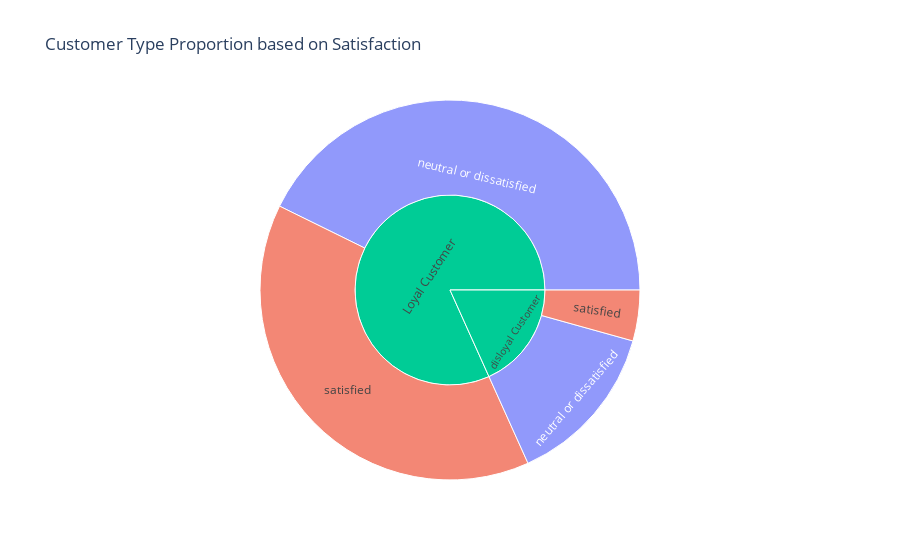

Write notebook code for a chart like this one.
### Code cell
# Visualisasi proporsi berdasarkan tipe customer
fig=px.sunburst(dfnew,path=['Customer_Type','Satisfaction'],color='Satisfaction', title=f'Customer Type Proportion based on Satisfaction')
fig.show()

### Figure 1 — Plotly figure (JSON) as saved in the notebook; plotly's stock layout.template omitted (floating-point values rounded to 4 significant figures)
{"data": [{"branchvalues": "total", "customdata": [["neutral or dissatisfied"], ["neutral or dissatisfied"], ["satisfied"], ["(?)"], ["satisfied"], ["(?)"]], "domain": {"x": [0, 1], "y": [0, 1]}, "hovertemplate": "labels=%{label}<br>count=%{value}<br>parent=%{parent}<br>id=%{id}<br>Satisfaction=%{customdata[0]}<extra></extra>", "ids": ["Loyal Customer/neutral or dissatisfied", "disloyal Customer/neutral or dissatisfied", "disloyal Customer/satisfied", "disloyal Customer", "Loyal Customer/satisfied", "Loyal Customer"], "labels": ["neutral or dissatisfied", "neutral or dissatisfied", "satisfied", "disloyal Customer", "satisfied", "Loyal Customer"], "marker": {"colors": ["#636efa", "#636efa", "#EF553B", "#00cc96", "#EF553B", "#00cc96"]}, "name": "", "parents": ["Loyal Customer", "disloyal Customer", "disloyal Customer", "", "Loyal Customer", ""], "type": "sunburst", "values": [44390, 14489, 4492, 18981, 40533, 84923]}], "layout": {"legend": {"tracegroupgap": 0}, "title": {"text": "Customer Type Proportion based on Satisfaction"}}}
